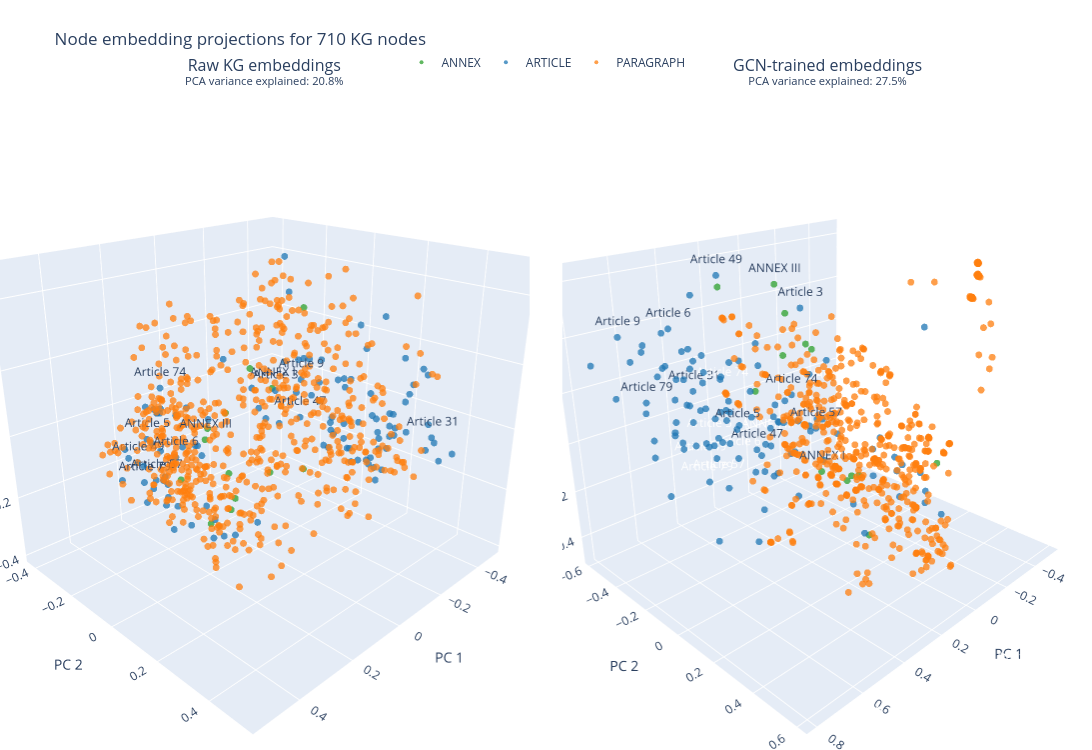

Notebook cell for this chart:
### Code cell
import numpy as np
import pandas as pd
import plotly.graph_objects as go
from plotly.subplots import make_subplots
from sklearn.decomposition import PCA

common_ids = embeddings["node_id"][embeddings["node_id"].isin(train_nodes)].tolist()
node_meta = nodes[["node_id", "kind"]].drop_duplicates()
node_degree = pd.concat([edges["src"], edges["dst"]]).value_counts().rename("degree")

raw_frame = embeddings.drop_duplicates("node_id").set_index("node_id").loc[common_ids].reset_index()
raw_frame = raw_frame.merge(node_meta, on="node_id", how="left")
raw_frame = raw_frame.merge(node_degree, left_on="node_id", right_index=True, how="left")

trained_frame = pd.DataFrame({"node_id": train_nodes, "embedding": list(train_embeds)})
trained_frame = trained_frame.drop_duplicates("node_id").set_index("node_id").loc[common_ids].reset_index()
trained_frame = trained_frame.merge(node_meta, on="node_id", how="left")
trained_frame = trained_frame.merge(node_degree, left_on="node_id", right_index=True, how="left")

for frame in (raw_frame, trained_frame):
    frame["kind"] = frame["kind"].fillna("UNKNOWN")
    frame["degree"] = frame["degree"].fillna(0)

label_nodes = raw_frame.sort_values("degree", ascending=False).head(12)["node_id"].tolist()
palette = {
    "ARTICLE": "#1f77b4",
    "PARAGRAPH": "#ff7f0e",
    "ANNEX": "#2ca02c",
    "UNKNOWN": "#7f7f7f",
}

def project_embeddings(frame, title):
    matrix = np.vstack(frame["embedding"].map(np.asarray))
    pca = PCA(n_components=3, random_state=0)
    coords = pca.fit_transform(matrix)
    plot_frame = frame.assign(pc1=coords[:, 0], pc2=coords[:, 1], pc3=coords[:, 2])
    explained = pca.explained_variance_ratio_.sum()
    traces = []

    for kind, group in plot_frame.groupby("kind"):
        traces.append(
            go.Scatter3d(
                x=group["pc1"],
                y=group["pc2"],
                z=group["pc3"],
                mode="markers+text",
                name=kind,
                legendgroup=kind,
                marker={"size": 4, "opacity": 0.75, "color": palette.get(kind, palette["UNKNOWN"])} ,
                text=np.where(group["node_id"].isin(label_nodes), group["node_id"], ""),
                textposition="top center",
                customdata=group[["node_id", "kind", "degree"]].to_numpy(),
                hovertemplate=(
                    "node_id=%{customdata[0]}<br>kind=%{customdata[1]}<br>degree=%{customdata[2]}"
                    "<br>PC1=%{x:.3f}<br>PC2=%{y:.3f}<br>PC3=%{z:.3f}<extra></extra>"
                ),
                showlegend=False,
            )
        )

    subplot_title = f"{title}<br><sup>PCA variance explained: {explained:.1%}</sup>"
    return plot_frame, traces, subplot_title

raw_plot, raw_traces, raw_title = project_embeddings(raw_frame, "Raw KG embeddings")
trained_plot, trained_traces, trained_title = project_embeddings(trained_frame, f"{train_model.upper()}-trained embeddings")

fig = make_subplots(
    rows=1,
    cols=2,
    specs=[[{"type": "scene"}, {"type": "scene"}]],
    subplot_titles=[raw_title, trained_title],
    horizontal_spacing=0.03,
)

for trace in raw_traces:
    trace.showlegend = True
    fig.add_trace(trace, row=1, col=1)

for trace in trained_traces:
    fig.add_trace(trace, row=1, col=2)

scene_layout = {
    "xaxis_title": "PC 1",
    "yaxis_title": "PC 2",
    "zaxis_title": "PC 3",
    "camera": {"eye": {"x": 1.5, "y": 1.5, "z": 0.9}},
}
fig.update_layout(
    title=f"Node embedding projections for {len(common_ids)} KG nodes",
    height=750,
    width=1500,
    legend={"orientation": "h", "yanchor": "bottom", "y": 1.02, "xanchor": "center", "x": 0.5},
    margin={"l": 0, "r": 0, "t": 90, "b": 0},
    scene=scene_layout,
    scene2=scene_layout,
)

projection_path = train_outdir / f"{train_model}_embedding_projection_3d.html"
fig.write_html(projection_path, include_plotlyjs="cdn")
fig.show()
projection_path

### Figure 1 — Plotly figure (JSON) as saved in the notebook; plotly's stock layout.template omitted (floating-point values rounded to 4 significant figures; data arrays with more than 128 entries replaced by an {"elided": "..."} marker saying what was removed)
{"data": [{"customdata": [["ANNEX I", "ANNEX", 19], ["ANNEX II", "ANNEX", 2], ["ANNEX III", "ANNEX", 38], ["ANNEX IV", "ANNEX", 14], ["ANNEX V", "ANNEX", 3], ["ANNEX VI", "ANNEX", 5], ["ANNEX VII", "ANNEX", 8], ["ANNEX VIII", "ANNEX", 4], ["ANNEX IX", "ANNEX", 4], ["ANNEX X", "ANNEX", 1], ["ANNEX XI", "ANNEX", 4], ["ANNEX XII", "ANNEX", 2], ["ANNEX XIII", "ANNEX", 4]], "hovertemplate": "node_id=%{customdata[0]}<br>kind=%{customdata[1]}<br>degree=%{customdata[2]}<br>PC1=%{x:.3f}<br>PC2=%{y:.3f}<br>PC3=%{z:.3f}<extra></extra>", "legendgroup": "ANNEX", "marker": {"color": "#2ca02c", "opacity": 0.75, "size": 4}, "mode": "markers+text", "name": "ANNEX", "scene": "scene", "showlegend": true, "text": ["ANNEX I", "", "ANNEX III", "", "", "", "", "", "", "", "", "", ""], "textposition": "top center", "type": "scatter3d", "x": [-0.3097, -0.2018, 0.3886, 0.2293, -0.1012, -0.01045, -0.05771, 0.4316, 0.2987, -0.2375, 0.3159, 0.2004, 0.2699], "y": [-0.2417, -0.00566, 0.2182, 0.1483, -0.252, 0.04347, 0.1353, 0.1734, 0.1234, -0.2765, 0.1461, 0.09253, 0.1758], "z": [-0.02569, 0.3223, 0.152, -0.09556, -0.05972, -0.1396, -0.1125, 0.04368, 0.1242, 0.05484, -0.1392, -0.05048, -0.1036]}, {"customdata": {"elided": "113x3 mixed values"}, "hovertemplate": "node_id=%{customdata[0]}<br>kind=%{customdata[1]}<br>degree=%{customdata[2]}<br>PC1=%{x:.3f}<br>PC2=%{y:.3f}<br>PC3=%{z:.3f}<extra></extra>", "legendgroup": "ARTICLE", "marker": {"color": "#1f77b4", "opacity": 0.75, "size": 4}, "mode": "markers+text", "name": "ARTICLE", "scene": "scene", "showlegend": true, "text": ["", "", "Article 3", "", "Article 5", "Article 6", "", "", "Article 9", "", "", "", "", "", "", "", "", "", "", "", "", "", "", "", "", "", "", "", "", "", "Article 31", "", "", "", "", "", "", "", "", "", "", "", "", "", "", "", "Article 47", "", "Article 49", "", "", "", "", "", "", "", "Article 57", "", "", "", "", "", "", "", "", "", "", "", "", "", "", "", "", "Article 74", "", "", "", "", "Article 79", "", "", "", "", "", "", "", "", "", "", "", "", "", "", "", "", "", "", "", "", "", "", "", "", "", "", "", "", "", "", "", "", "", ""], "textposition": "top center", "type": "scatter3d", "x": [-0.1809, -0.1708, -0.2487, 0.2908, 0.3463, 0.4369, -0.2093, -0.2574, 0.1254, -0.07826, -0.1692, -0.147, -0.1757, -0.08483, 0.1011, 0.2372, -0.08454, -0.2403, -0.06975, -0.1367, -0.1874, 0.3941, -0.1387, -0.2782, 0.3045, 0.4549, 0.3732, -0.3835, -0.3578, -0.341, -0.3244, -0.376, -0.3419, -0.3373, -0.2559, -0.3361, -0.2479, -0.2667, -0.4076, -0.2522, -0.1842, -0.2399, -0.264, -0.3046, -0.3453, -0.3498, -0.3481, -0.342, 0.4189, 0.2174, 0.4948, -0.2404, 0.3633, 0.2969, 0.4566, -0.03347, 0.3237, 0.3227, 0.3283, 0.519, 0.2334, -0.177, -0.1935, 0.3336, 0.2353, -0.003926, -0.2002, -0.108, -0.1306, -0.3133, 0.4477, 0.3684, -0.1868, 0.3246, 0.3998, -0.0531, -0.256, -0.203, 0.4592, 0.4072, -0.2806, 0.4723, -0.2781, 0.1874, -0.3128, -0.1086, -0.05136, 0.3637, -0.2077, -0.04612, -0.312, -0.2799, -0.2892, 0.2419, -0.2213, -0.3192, -0.3795, -0.3248, -0.2706, -0.2893, 0.374, 0.08411, 0.05749, 0.05698, 0.05585, 0.03688, 0.06205, -0.3263, 0.1101, 0.005008, 0.4717, -0.1522, -0.2918], "y": [0.2988, 0.1902, -0.1678, 0.1003, -0.07615, 0.1639, -0.1106, -0.01585, 0.2857, 0.1315, 0.3082, 0.4063, 0.1852, 0.2151, 0.2043, -0.2031, 0.3818, 0.3057, 0.4404, 0.2364, 0.2104, 0.05245, 0.02754, -0.002625, 0.1844, 0.05375, 0.01878, 0.3107, 0.3563, 0.4575, 0.3945, -0.03322, 0.2317, 0.2455, 0.4091, 0.373, 0.4526, 0.4604, -0.0443, 0.07312, 0.1805, 0.07579, 0.2239, 0.3087, 0.3054, 0.1477, -0.1459, 0.1637, -0.02168, -0.02716, 0.2374, 0.2972, 0.1228, 0.1337, 0.06273, 0.3538, -0.07489, -0.03547, 0.1323, 0.05024, 0.001767, 0.3152, 0.143, 0.2599, 0.07039, -0.2266, 0.314, 0.2562, 0.1484, 0.2096, -0.0345, 0.1278, 0.307, -0.03304, 0.1452, 0.07329, 0.02358, 0.211, 0.0586, -0.07999, -0.004087, 0.1148, 0.09738, 0.1912, -0.1922, 0.292, -0.202, 0.0295, 0.3867, 0.1187, 0.3136, 0.296, 0.267, -0.1412, 0.1748, -0.2818, 0.1318, 0.2026, 0.184, -0.08028, 0.04445, -0.3742, -0.4114, -0.4141, -0.3997, -0.4189, -0.4219, -0.3604, -0.4012, -0.3809, 0.1884, 0.2927, -0.29], "z": [0.05995, 0.01554, 0.001789, -0.1137, 0.04556, 0.1032, -0.08631, 0.02446, 0.2547, 0.2235, -0.08631, 0.2745, 0.1272, 0.06856, 0.2761, -0.04372, 0.05639, -0.01113, 0.08865, 0.175, -0.1073, -0.01618, 0.07822, 0.06612, -0.1658, 0.04683, 0.05038, 0.1621, -0.07816, -0.05092, -0.01367, -0.1109, -0.03203, 0.01239, 0.201, 0.01761, 0.01315, -0.04717, -0.1661, -0.06655, -0.03959, -0.1224, -0.1159, 0.07942, 0.1215, 0.05017, -0.1162, -0.01704, 0.01877, 9.691e-05, 0.02012, -0.05264, -0.1338, -0.1971, -0.05281, -0.000272, -0.08762, -0.1522, 0.06047, 0.02867, 0.01434, -0.02673, 0.1342, -0.1176, -0.191, -0.04572, -0.1023, -0.02147, -0.05458, -0.05092, 0.06205, 0.2029, 0.3595, 0.1998, 0.1123, 0.4096, 0.1532, 0.313, 0.00413, 0.007212, 0.002029, 0.01218, 0.1049, -0.1696, 0.4322, 0.06931, 0.1496, -0.08649, 0.1515, 0.2258, -0.01774, 9.834e-06, 0.03508, -0.1299, -0.08601, -0.1531, -0.2093, -0.2222, 0.222, 0.1252, -0.03817, -0.03853, -0.06065, -0.06166, -0.05788, -0.05312, -0.04905, -0.06138, -0.0208, -0.07485, -0.0734, -0.06158, -0.1085]}, {"customdata": {"elided": "584x3 mixed values"}, "hovertemplate": "node_id=%{customdata[0]}<br>kind=%{customdata[1]}<br>degree=%{customdata[2]}<br>PC1=%{x:.3f}<br>PC2=%{y:.3f}<br>PC3=%{z:.3f}<extra></extra>", "legendgroup": "PARAGRAPH", "marker": {"color": "#ff7f0e", "opacity": 0.75, "size": 4}, "mode": "markers+text", "name": "PARAGRAPH", "scene": "scene", "showlegend": true, "text": {"elided": "584 str values"}, "textposition": "top center", "type": "scatter3d", "x": {"elided": "584 float values"}, "y": {"elided": "584 float values"}, "z": {"elided": "584 float values"}}, {"customdata": [["ANNEX I", "ANNEX", 19], ["ANNEX II", "ANNEX", 2], ["ANNEX III", "ANNEX", 38], ["ANNEX IV", "ANNEX", 14], ["ANNEX V", "ANNEX", 3], ["ANNEX VI", "ANNEX", 5], ["ANNEX VII", "ANNEX", 8], ["ANNEX VIII", "ANNEX", 4], ["ANNEX IX", "ANNEX", 4], ["ANNEX X", "ANNEX", 1], ["ANNEX XI", "ANNEX", 4], ["ANNEX XII", "ANNEX", 2], ["ANNEX XIII", "ANNEX", 4]], "hovertemplate": "node_id=%{customdata[0]}<br>kind=%{customdata[1]}<br>degree=%{customdata[2]}<br>PC1=%{x:.3f}<br>PC2=%{y:.3f}<br>PC3=%{z:.3f}<extra></extra>", "legendgroup": "ANNEX", "marker": {"color": "#2ca02c", "opacity": 0.75, "size": 4}, "mode": "markers+text", "name": "ANNEX", "scene": "scene2", "showlegend": false, "text": ["ANNEX I", "", "ANNEX III", "", "", "", "", "", "", "", "", "", ""], "textposition": "top center", "type": "scatter3d", "x": [0.1987, 0.2483, 0.08414, -0.01335, 0.09732, 0.1493, 0.1896, 0.3305, 0.05409, 0.2407, 0.4055, 0.09099, 0.3451], "y": [0.05381, -0.2548, -0.3184, -0.2161, 0.1122, -0.07804, -0.1586, -0.3491, -0.294, 0.334, 0.4318, 0.4985, 0.3235], "z": [-0.09825, 0.1505, 0.5257, 0.2672, -0.1314, 0.356, 0.3027, 0.5514, 0.4108, -0.2334, 0.09646, 0.05265, 0.0155]}, {"customdata": {"elided": "113x3 mixed values"}, "hovertemplate": "node_id=%{customdata[0]}<br>kind=%{customdata[1]}<br>degree=%{customdata[2]}<br>PC1=%{x:.3f}<br>PC2=%{y:.3f}<br>PC3=%{z:.3f}<extra></extra>", "legendgroup": "ARTICLE", "marker": {"color": "#1f77b4", "opacity": 0.75, "size": 4}, "mode": "markers+text", "name": "ARTICLE", "scene": "scene2", "showlegend": false, "text": ["", "", "Article 3", "", "Article 5", "Article 6", "", "", "Article 9", "", "", "", "", "", "", "", "", "", "", "", "", "", "", "", "", "", "", "", "", "", "Article 31", "", "", "", "", "", "", "", "", "", "", "", "", "", "", "", "Article 47", "", "Article 49", "", "", "", "", "", "", "", "Article 57", "", "", "", "", "", "", "", "", "", "", "", "", "", "", "", "", "Article 74", "", "", "", "", "Article 79", "", "", "", "", "", "", "", "", "", "", "", "", "", "", "", "", "", "", "", "", "", "", "", "", "", "", "", "", "", "", "", "", "", ""], "textposition": "top center", "type": "scatter3d", "x": [0.5866, 0.5686, 0.4002, 0.02472, 0.6242, 0.6977, 0.7701, 0.5496, 0.7222, 0.4268, 0.65, 0.5322, 0.6386, 0.5247, 0.617, 0.06267, 0.5877, 0.5512, 0.5993, 0.7196, 0.6332, 0.6487, 0.6032, 0.4831, 0.6536, 0.7653, 0.6606, 0.3756, 0.3829, 0.4705, 0.4339, -0.007165, 0.4846, 0.5807, 0.5762, 0.4411, 0.4673, 0.5477, -0.01451, 0.6993, 0.5336, 0.549, 0.3861, 0.3374, 0.3665, 0.4585, 0.4543, 0.4635, 0.3316, 0.5589, 0.7329, 0.5557, 0.5784, 0.4061, 0.6052, 0.7477, 0.483, 0.4327, 0.2017, 0.607, 0.447, 0.6201, 0.6695, 0.4963, 0.4393, -0.3635, 0.544, 0.4288, 0.4451, 0.3109, 0.4647, 0.4994, 0.484, 0.15, 0.3723, 0.2709, 0.4805, 0.4584, 0.6426, 0.5733, 0.3934, 0.7406, 0.5768, 0.5095, -0.05217, 0.6806, -0.01992, 0.4376, 0.6577, 0.5494, 0.3577, 0.5869, 0.4815, -0.09603, 0.5511, 0.5655, 0.7274, 0.6737, 0.7981, 0.5901, 0.6574, 0.02923, 0.1488, -0.02913, 0.1069, -0.1585, -0.1877, 0.386, -0.1837, -0.1929, 0.3866, 0.4706, 0.0865], "y": [0.02103, -0.005851, 0.1639, 0.3659, 0.1039, -0.1303, 0.0164, -0.1616, -0.4045, -0.01952, 0.0592, -0.3559, -0.3886, -0.1303, -0.3434, -0.3056, -0.1888, -0.04423, -0.0461, -0.4631, -0.3757, -0.2407, -0.2649, -0.2876, 0.06884, -0.5346, -0.4434, -0.4141, -0.287, -0.2173, -0.3972, -0.2936, -0.2456, -0.4651, -0.5032, -0.1896, -0.353, -0.3199, -0.2326, -0.06151, 0.01241, -0.2198, -0.07791, -0.2941, -0.5428, -0.02494, -0.007933, 0.05131, -0.3521, -0.2428, 0.1266, 0.2248, 0.3243, 0.268, -0.004421, 0.2095, 0.318, 0.3627, 0.08135, -0.08141, 0.07664, -0.07119, -0.2251, 0.216, 0.2475, 0.1144, -0.04136, 0.08189, 0.06973, -0.09914, -0.3319, -0.2378, -0.3351, -0.1581, -0.1327, -0.1163, -0.468, -0.3735, -0.3909, -0.3653, -0.05063, -0.2364, -0.3096, 0.1643, -0.2727, -0.08977, 0.1113, 0.3054, -0.1991, 0.02052, 0.03536, 0.1436, 0.04935, 0.04987, 0.1468, 0.3242, 0.1153, 0.2526, -0.03642, -0.1095, 0.1477, 0.3827, 0.2922, 0.3661, 0.3555, 0.1063, 0.1229, 0.3913, 0.332, 0.09175, 0.2238, 0.08722, 0.1745], "z": [0.2434, 0.2696, 0.5837, 0.4861, 0.2197, 0.5166, 0.1692, 0.1925, 0.4348, 0.3549, 0.1679, 0.2452, 0.3901, 0.08229, 0.2806, -0.05129, 0.4111, 0.1838, 0.05775, 0.191, 0.02754, 0.3526, 0.211, 0.1297, 0.387, 0.3099, 0.3206, -0.07878, 0.2351, 0.1141, 0.1621, -0.06079, -0.003033, -0.08946, 0.3244, 0.1468, -0.03892, 0.01011, 0.1585, 0.458, 0.4049, 0.3521, 0.4109, 0.278, 0.04548, 0.174, 0.055, 0.0982, 0.5937, 0.1826, 0.2057, 0.2625, 0.1995, 0.2387, 0.2416, 0.09518, 0.246, 0.226, 0.3441, 0.3603, 0.2029, 0.3301, 0.3543, 0.1291, 0.2009, -0.4266, 0.09698, 0.1784, -0.02298, 0.06456, 0.548, 0.3568, 0.2791, 0.1357, 0.2167, 0.1407, -0.01591, 0.04876, 0.1754, 0.4257, -0.2245, 0.2078, 0.1039, 0.04465, -0.09032, 0.352, -0.06005, 0.1168, 0.1121, 0.185, 0.2235, 0.06921, 0.06101, -0.2235, 0.05969, 0.04228, -0.1425, -0.1077, -0.008597, -0.05865, 0.1438, -0.04621, 0.09966, -0.1486, -0.1237, -0.1424, -0.1811, -0.03025, -0.3222, -0.2214, 0.2201, 0.1062, -0.36]}, {"customdata": {"elided": "584x3 mixed values"}, "hovertemplate": "node_id=%{customdata[0]}<br>kind=%{customdata[1]}<br>degree=%{customdata[2]}<br>PC1=%{x:.3f}<br>PC2=%{y:.3f}<br>PC3=%{z:.3f}<extra></extra>", "legendgroup": "PARAGRAPH", "marker": {"color": "#ff7f0e", "opacity": 0.75, "size": 4}, "mode": "markers+text", "name": "PARAGRAPH", "scene": "scene2", "showlegend": false, "text": {"elided": "584 str values"}, "textposition": "top center", "type": "scatter3d", "x": {"elided": "584 float values"}, "y": {"elided": "584 float values"}, "z": {"elided": "584 float values"}}], "layout": {"annotations": [{"font": {"size": 16}, "showarrow": false, "text": "Raw KG embeddings<br><sup>PCA variance explained: 20.8%</sup>", "x": 0.2425, "xanchor": "center", "xref": "paper", "y": 1, "yanchor": "bottom", "yref": "paper"}, {"font": {"size": 16}, "showarrow": false, "text": "GCN-trained embeddings<br><sup>PCA variance explained: 27.5%</sup>", "x": 0.7575, "xanchor": "center", "xref": "paper", "y": 1, "yanchor": "bottom", "yref": "paper"}], "height": 750, "legend": {"orientation": "h", "x": 0.5, "xanchor": "center", "y": 1.02, "yanchor": "bottom"}, "margin": {"b": 0, "l": 0, "r": 0, "t": 90}, "scene": {"camera": {"eye": {"x": 1.5, "y": 1.5, "z": 0.9}}, "domain": {"x": [0, 0.485], "y": [0, 1]}, "xaxis": {"title": {"text": "PC 1"}}, "yaxis": {"title": {"text": "PC 2"}}, "zaxis": {"title": {"text": "PC 3"}}}, "scene2": {"camera": {"eye": {"x": 1.5, "y": 1.5, "z": 0.9}}, "domain": {"x": [0.515, 1], "y": [0, 1]}, "xaxis": {"title": {"text": "PC 1"}}, "yaxis": {"title": {"text": "PC 2"}}, "zaxis": {"title": {"text": "PC 3"}}}, "title": {"text": "Node embedding projections for 710 KG nodes"}, "width": 1500}}
